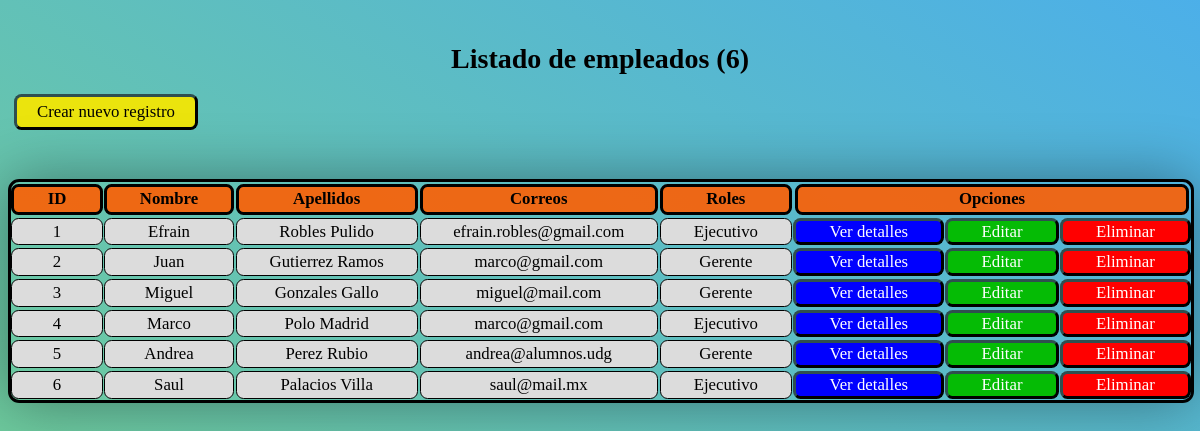
Page /B1/Administrador/empleados_lista.php on the earlier database version.
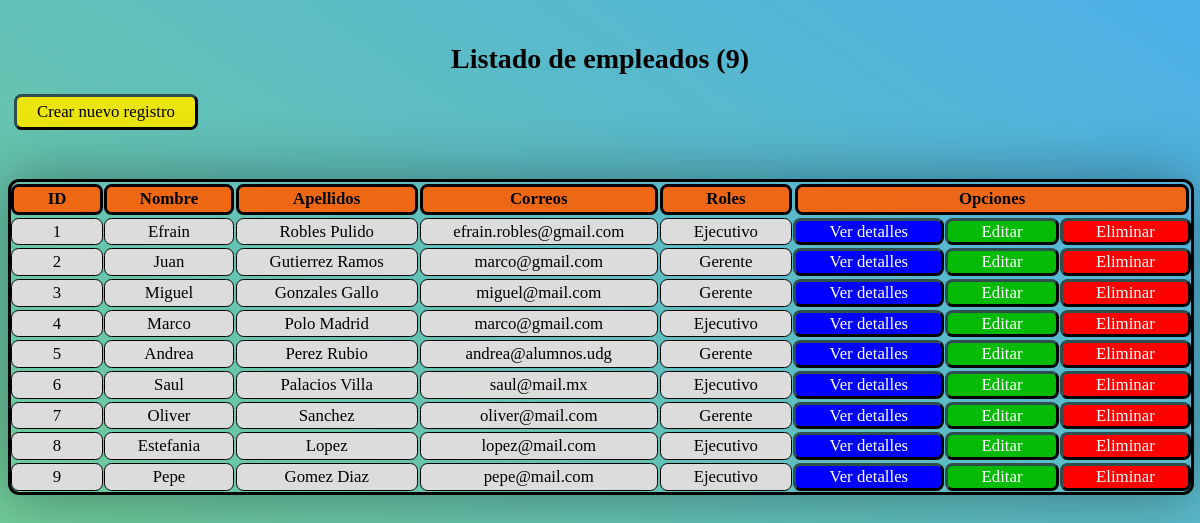
Same page on the later database version.
### tables this page shows
CREATE TABLE `empleados` (
  `id` int(11) NOT NULL,
  `nombre` varchar(128) NOT NULL,
  `apellidos` varchar(128) NOT NULL,
  `correo` varchar(128) NOT NULL,
  `pass` varchar(32) NOT NULL,
  `rol` int(1) NOT NULL,
  `archivo_n` varchar(255) NOT NULL,
  `archivo` varchar(128) NOT NULL,
  `status` int(1) NOT NULL DEFAULT 1,
  `eliminado` int(1) NOT NULL DEFAULT 0
);

### B1/Administrador/empleados_lista.php (the view, shortened to what this page needs)
<?php
    $con = conecta();
?>
<html>
    <head>
        <link href="./css/style.css?v=<?php echo time(); ?>" rel="stylesheet" type="text/css">
    </head>
    <body>
        <?php
            $sql = "SELECT * FROM empleados
                    WHERE status = 1 AND eliminado = 0";
            $res = $con->query($sql);
            $num = $res->num_rows;
            echo "<br><h1>Listado de empleados ($num)</h1>";
        ?>
        <a class='opciones' id="crearRegistro" href="./empleados_alta.php">Crear nuevo registro</a><br><br>
        <br>
        <div class="table">
            <div class='header' id="id"><b>ID</b></div>
            <div class='header' id="nombre"><b>Nombre</b></div>
            <div class='header' id="apellidos"><b>Apellidos</b></div>
            <div class='header' id="correo"><b>Correos</b></div>
            <div class='header' id="rol"><b>Roles</b></div>
            <div class="header" id="opciones"><b>Opciones</b></div>
            <?php
                while($row = $res->fetch_array()){
                    $id = $row["id"];
                    $nombre = $row["nombre"];
                    $apellidos = $row["apellidos"];
                    $correo = $row["correo"];
                    $rol = $row["rol"] == 1?"Ejecutivo":"Gerente";
                    echo "<div class='info' id='$id'>$id</div>
                        <div class='info' id='nombre'>$nombre</div>
                        <div class='info' id='apellidos'>$apellidos</div>
                        <div class='info' id='correro'>$correo</div>
                        <div class='info' id='rol'>$rol</div>
                        <a class='opciones' id='detalles' href='detalles.com'>Ver detalles</a>
                        <a class='opciones' id='editar' href='editar.com'>Editar</a>
                        <a class='opciones' id='eliminar' href='eliminar.com'>Eliminar</a>";
                }
            ?>
        </div>
    </body>

### B1/Administrador/css/style.css (style rules this page uses)
body { background: linear-gradient(-145deg,#35a5e6e2,#74d185f9); font-size: 14px; width: auto; }
.header, .info, a { padding: 0.65%; margin: 0.09em 0.5%; display: flex; justify-content: space-around; align-items: center; border: 1px solid #000000; border-radius: 0.45em; text-decoration: none; width: auto; font-size: 1.2em; }
.table { display: grid; border: 3px solid #000000; grid-template-columns: repeat(8, auto); box-shadow: 0 0 60px #00000061; border-radius: 0.8em; width: 99.7%; }
.header#opciones { grid-column: span 3; }
.header { background-color: #ff5e00e3; border: 3px solid #000000; }
.opciones, #crearRegistro { border: 3px outset darkslategray; }
h1 { text-align: center; }
.info { background-color: gainsboro; }
#crearRegistro { background-color: #f2e606f4; color:#000000; padding:5px; width: 10em; }
#detalles { background-color: #0000ff; color: white; padding: 0%; font-stretch: normal; }
#editar { background-color: #05bb05; color: white; }
#eliminar { background-color: #ff0000; color: white; }

Differences in the rows shown:
added empleados: id "7", nombre "Oliver", apellidos "Sanchez", correo "oliver@mail.com", rol "Gerente"
added empleados: id "8", nombre "Estefania", apellidos "Lopez", correo "lopez@mail.com", rol "Ejecutivo"
added empleados: id "9", nombre "Pepe", apellidos "Gomez Diaz", correo "pepe@mail.com", rol "Ejecutivo"
Other differences:
$num: "6" → "9"
